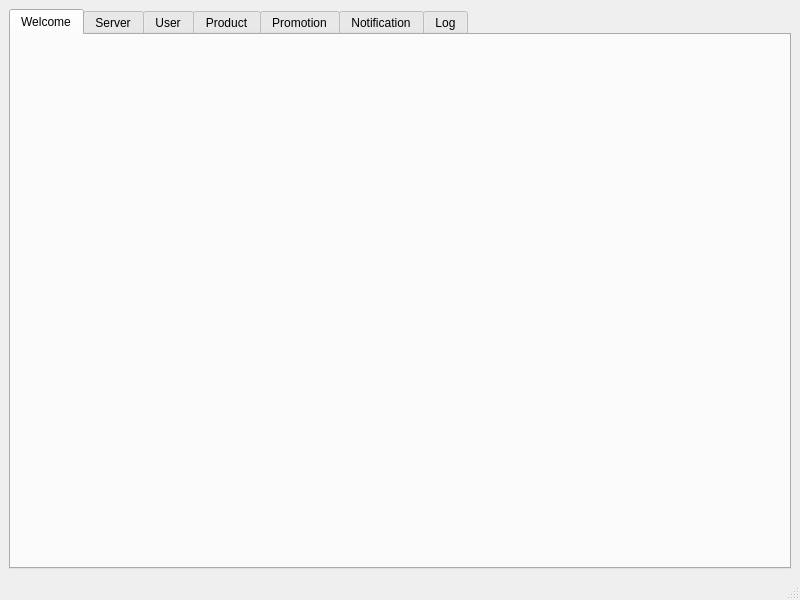
<?xml version="1.0" encoding="UTF-8"?>
<ui version="4.0">
 <class>MainWindow</class>
 <widget class="QMainWindow" name="MainWindow">
  <property name="geometry">
   <rect>
    <x>0</x>
    <y>0</y>
    <width>800</width>
    <height>600</height>
   </rect>
  </property>
  <property name="windowTitle">
   <string>MainWindow</string>
  </property>
  <widget class="QWidget" name="centralwidget">
   <layout class="QGridLayout" name="gridLayout">
    <item row="0" column="0">
     <widget class="QTabWidget" name="tabWidget">
      <property name="currentIndex">
       <number>0</number>
      </property>
      <widget class="WelcomeWidget" name="welcomeTab">
       <attribute name="title">
        <string>Welcome</string>
       </attribute>
      </widget>
      <widget class="ServerWidget" name="serverTab">
       <attribute name="title">
        <string>Server</string>
       </attribute>
      </widget>
      <widget class="UserWidget" name="userTab">
       <attribute name="title">
        <string>User</string>
       </attribute>
      </widget>
      <widget class="ProductWidget" name="productTab">
       <attribute name="title">
        <string>Product</string>
       </attribute>
      </widget>
      <widget class="PromotionWidget" name="promotionTab">
       <attribute name="title">
        <string>Promotion</string>
       </attribute>
      </widget>
      <widget class="NotificationWidget" name="notificationTab">
       <attribute name="title">
        <string>Notification</string>
       </attribute>
      </widget>
      <widget class="LogWidget" name="logTab">
       <attribute name="title">
        <string>Log</string>
       </attribute>
      </widget>
     </widget>
    </item>
   </layout>
  </widget>
  <widget class="QMenuBar" name="menubar">
   <property name="geometry">
    <rect>
     <x>0</x>
     <y>0</y>
     <width>800</width>
     <height>24</height>
    </rect>
   </property>
  </widget>
  <widget class="QStatusBar" name="statusbar"/>
 </widget>
 <customwidgets>
  <customwidget>
   <class>LogWidget</class>
   <extends>QWidget</extends>
   <header>logwidget.h</header>
   <container>1</container>
  </customwidget>
  <customwidget>
   <class>NotificationWidget</class>
   <extends>QWidget</extends>
   <header>notificationwidget.h</header>
   <container>1</container>
  </customwidget>
  <customwidget>
   <class>ProductWidget</class>
   <extends>QWidget</extends>
   <header>productwidget.h</header>
   <container>1</container>
  </customwidget>
  <customwidget>
   <class>PromotionWidget</class>
   <extends>QWidget</extends>
   <header>promotionwidget.h</header>
   <container>1</container>
  </customwidget>
  <customwidget>
   <class>ServerWidget</class>
   <extends>QWidget</extends>
   <header>serverwidget.h</header>
   <container>1</container>
  </customwidget>
  <customwidget>
   <class>UserWidget</class>
   <extends>QWidget</extends>
   <header>userwidget.h</header>
   <container>1</container>
  </customwidget>
  <customwidget>
   <class>WelcomeWidget</class>
   <extends>QWidget</extends>
   <header>welcomewidget.h</header>
   <container>1</container>
  </customwidget>
 </customwidgets>
 <resources/>
 <connections/>
</ui>
